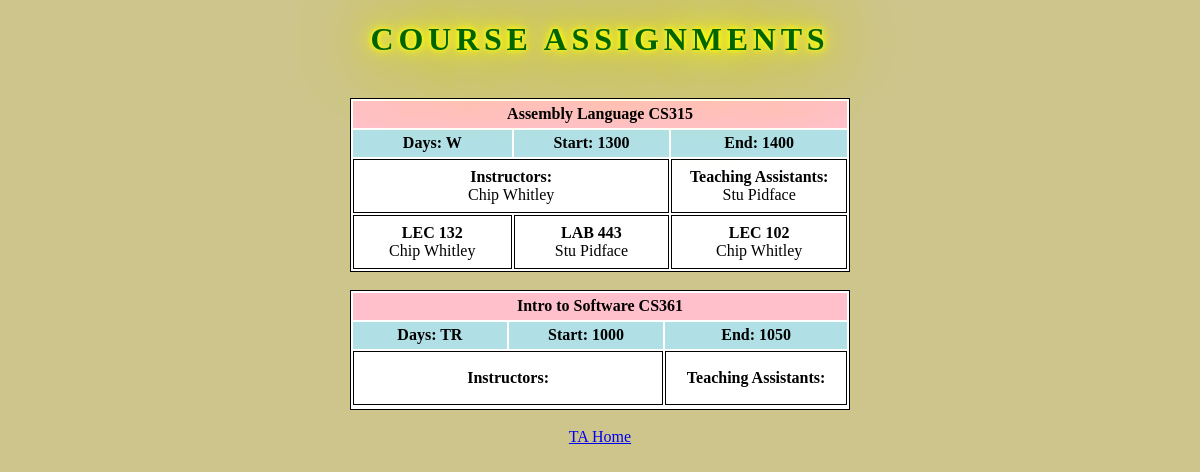
/courseassignments/ (signed in), run on the app's committed database.
### Main/models.py (models this page shows, shortened)
class Course(models.Model):
    name = models.CharField(max_length=20, default=" ")
    number = models.IntegerField(default=000)
    onCampus = models.BooleanField(default=True)
    classDays = models.CharField(max_length=10, default=" ")
    classHoursStart = models.IntegerField(default=0000)
    classHoursEnd = models.IntegerField(default=0000)

class AccountCourse(models.Model):
    Account = models.ForeignKey(Account, on_delete=models.CASCADE)
    Course = models.ForeignKey(Course, on_delete=models.CASCADE)

class Account(models.Model):
    userName = models.CharField(max_length=20, default=" ")
    firstName = models.CharField(max_length=20, default=" ")
    lastName = models.CharField(max_length=20, default=" ")
    password = models.CharField(max_length=20, default="password")
    email = models.EmailField(default="")
    homePhone = models.CharField(max_length=12, default="")
    title = models.IntegerField(default=0)
    address = models.CharField(max_length=30, default=" ")
    city = models.CharField(max_length=20, default=" ")
    state = models.CharField(max_length=20, default=" ")
    zipCode = models.IntegerField(default=00000)
    officeNumber = models.IntegerField(default=000)
    officePhone = models.CharField(max_length=12, default="")
    officeDays = models.CharField(max_length=10, default=" ")
    officeHoursStart = models.IntegerField(default=0000)
    officeHoursEnd = models.IntegerField(default=0000)
    currentUser = models.BooleanField(default=False)
    def __str__(self):
        return self.firstName + " " + self.lastName

class Section(models.Model):
    course = models.ForeignKey(Course, default=None, on_delete=models.CASCADE)
    type = models.IntegerField(default=0)
    number = models.IntegerField(default=000)
    meetingDays = models.CharField(max_length=10, default=" ")
    startTime = models.IntegerField(default=0000)
    endTime = models.IntegerField(default=0000)
    def __str__(self):
        id = ""
        if self.type == 1:
            id = "LEC"
        else:
            id = "LAB"
        return id + " " + str(self.number)

class AccountSection(models.Model):
    Account = models.ForeignKey(Account, on_delete=models.CASCADE)
    Section = models.ForeignKey(Section, on_delete=models.CASCADE)

### Main/views.py (the view)
# urls.py: path('courseassignments/', views.courseAssignmentsList.as_view()),
class courseAssignmentsList(View):
    def get(self, request):
        CU = CurrentUser()
        currentusertitle = CU.getCurrentUserTitle(request)
        user = CU.getCurrentUser(request)
        if currentusertitle == 0:
            return render(request, 'errorPage.html', {"message": "You must log in to view this page"})
        sectionList = Section.objects.all()
        courses = Course.objects.all()
        accountList = AccountCourse.objects.all()
        accountsec = AccountSection.objects.all()
        return render(request, 'courseAssignmentList.html', {"courseList": courses, "i": user,
                                                             "accountList": accountList, "sectionList": sectionList,
                                                             'accountSec': accountsec})

### CurrentUserHelper.py (called while the page is built)
    def getCurrentUser(self, request):
        account = request.session.get("currentUser", 0)
        try:
            CurrentUser = Account.objects.get(userName=account)
            return CurrentUser
        except Account.DoesNotExist:
            return 0

    def getCurrentUserTitle(self, request):
        currentUser = self.getCurrentUser(request)
        if currentUser is 0:
            return 0
        else:
            return currentUser.title

### templates/courseAssignmentList.html (shortened to what this page needs)
{% load static %}
<!DOCTYPE html>
<html lang="en">
<head>
      {% load staticfiles %}
    <link rel="stylesheet" type = "text/css" href="{% static 'courseAssignmentList.css' %}">
</head>
<body>
<h1 id="heading">Course Assignments</h1><br>
{% for i in courseList %}
    <table>
    <thread>
        <tr class="topCell">
            <th colspan="4">{{ i.name }} CS{{ i.number }}</th>
        </tr>
    <tr class="midCell">
        <th> Days: {{ i.classDays }}</th>
        <th>Start: {{ i.classHoursStart }}</th>
        <th>End: {{ i.classHoursEnd }}</th>
    </tr>
        <tr>
        <td colspan="2">
            <strong>Instructors:</strong><br>
            {% for j in accountList %}
            {% if j.Course.name == i.name and j.Account.title == 2%}
                {{ j.Account }}<br>
            {% endif %}
            {% endfor %}
        </td>
        <td colspan="2">
            <strong>Teaching Assistants:</strong><br>
            {% for j in accountList %}
            {% if j.Course.name == i.name and j.Account.title == 1%}
                {{ j.Account }}<br>
            {% endif %}
            {% endfor %}
        </td>
        </tr>
        <tr>
            {% for p in sectionList %}
                {% if p.course.name == i.name %}
                    <td>
                    <strong>{{ p }}</strong><br>
                    {% for r in accountSec %}
                        {% if r.Section == p %}
                            {{ r.Account }}<br>
                        {% endif %}
                    {% endfor %}
                    </td>
                {% endif %}
            {% endfor %}
        </tr>
    </thread>
    </table><br>
{% endfor %}
{%  if i.title == 1 %}
<a href="/ta/">TA Home</a>
{% endif %}
</body>
</html>

### templates/StaticFiles/courseAssignmentList.css (style rules this page uses)
body { text-align: center; }
body, html { margin: 0; background-image: url("background.png"); height: 100%; background-position: center; background-repeat: no-repeat; background-size: cover; }
.topCell { background-color: pink; }
.midCell { background-color: powderblue; }
th { height: 25px; width: 500px; }
table,td { background-color: white; border: 1px solid black; margin-left: auto; margin-right: auto; height: 50px; width: 500px; }
#heading { text-align: center; text-transform: uppercase; font-size: 2em; color: darkgreen; letter-spacing: 0.15em; text-shadow: 0 0 5px yellow, 0 0 10px yellow, 0 0 20px yellow, 0 0 40px yellow, 0 0 80px yellow, 0 0 90px yellow, 0 0 100px yellow, 0 0 150px yellow; }

### data on the page
Course: name "Assembly Language", number "315", classDays "W", classHoursStart "1300", classHoursEnd "1400"
AccountCourse: Account "Chip Whitley"
AccountCourse: Account "Stu Pidface"
Section: type+number "LEC 132"
AccountSection: Account "Chip Whitley"
Section: type+number "LAB 443"
AccountSection: Account "Stu Pidface"
Section: type+number "LEC 102"
AccountSection: Account "Chip Whitley"
Course: name "Intro to Software", number "361", classDays "TR", classHoursStart "1000", classHoursEnd "1050"
